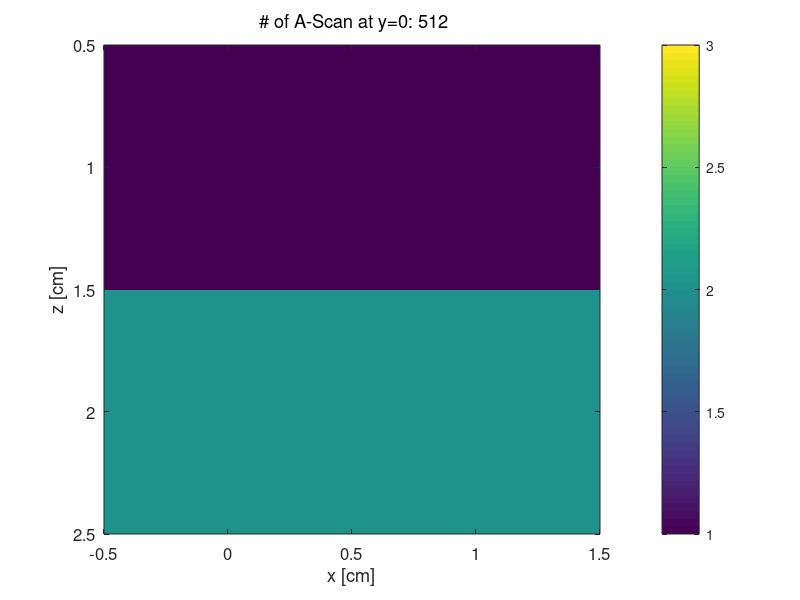

The MATLAB script that drew this image: (Note: this script raises an error after producing the figure.)
% RMT
% Description: This creates the tissue and simualtor parameters
%% Simulation Parameters


clear
format compact
clc
home

%%% USER CHOICES %%%%%%%% <-------- You must set these parameters ------
SAVEON      = 1;        % 1 = save myname_T.bin, myname_H.mci 
                        % 0 = don't save. Just check the program.

% Set Monte-Carlo environment size and time of simulation
cd('C:\Users\raphi\Documents\Doctorat\Uday simulation\data') % RMT files location
myname      = 'tissue';% Name of the saved file
time_min    = 1;      	% Time of the simulation if the number of photon is not specified.
Nphotons    = 1e7;      % Number of photons used in the simulation. Overwrites the time of simulation
Nbins       = 2;    	% # of bins in each dimension of cube Nbins     
binsize     = 1; 	    % size of each bin, eg. [mm] 

% Bias scattering parameters
a_coef      = 0.9;      % Biasing coefficient of the importance sampling
p           = 0.5;      % Probability of additional bias scattering.

% Detector parameters. The detector correspond to the beam at the exit of
% the imaging lens.
N_det       = 800;      % Number of detector in the simulation. They are positioned on a line Span_det long equaly spaced. It corresponds to the number of Alines in a Bscan.
span_det    = 1;        % Number of 
cos_accept  = 0.99619;  % Cosine of the accepted angle of photon being detected Bugged. Need to be added in the .c
det_radius  = 0.001;    % Radius of the detector [cm] at the detector (warning, in the case of OCT, this would be the beam radius at the imaging lens) Need to be added in the .c


% Set Monte Carlo launch flags
mcflag      = 1;     	% launch: 0 = uniform beam, 1 = Gaussian
launchflag  = 0;        % 0 = let mcxyz.c calculate launch trajectory
                        % 1 = manually set launch vector.
boundaryflag = 2;       % 0 = no boundaries, 1 = escape at boundaries
                        % 2 = escape at surface only. No x, y, bottom z
                        % boundaries

% Sets position of source
xs          = 0;      	% x of source
ys          = 0;        % y of source
zs          = 0.0001;  	% z of source zs  Must be inside the simulation

% Set position of focus, so mcxyz can calculate launch trajectory
xfocus      = 0;        % set x,position of focus
yfocus      = 0;        % set y,position of focus
zfocus      = inf;    	% set z,position of focus (=inf for collimated beam)

% only used if mcflag == 0 or 1 or 3 (not 2=isotropic pt.)
radius      = 0.0100;   % 1/e radius of beam at tissue surface
waist       = 2.08e-3;  % 1/e2 radius of beam at focus

% only used if launchflag == 1 (manually set launch trajectory):
ux0         = 0;      % trajectory projected onto x axis
uy0         = 0;      % trajectory projected onto y axis
uz0         = sqrt(1 - ux0^2 - uy0^2); % such that ux^2 + uy^2 + uz^2 = 1

%% Prepare Monte Carlo 


Nx = Nbins;
Ny = Nbins;
Nz = Nbins;
dx = binsize;
dy = binsize;
dz = binsize;
x  = ([1:Nx]'-Nx/2)*dx;
y  = ([1:Ny]'-Ny/2)*dy;
z  = [1:Nz]'*dz;
zmin = min(z);
zmax = max(z);
xmin = min(x);
xmax = max(x);

if isinf(zfocus), zfocus = 1e12; end

zsurf = 0.000; %position of air/skin surface

%% Create tissue

Nt = 3;

%Optical properties, absorption, dispersion and anisotropy. [mm]
muav(1)  = 0.0001;
musv(1)  = 0.0001;
gv(1)    = 0.99;
muav(2)  = 0.0577;
musv(2)  = 0.2965;
gv(2)    = 0.5;
muav(3)  = 1;
musv(3)  = 200;
gv(3)   = 0.8;

% Adding reflection chances
mr(1) = 0;
mr(2) = 0;
mr(3) = 0;

% Creating the tissue shape
T = double ( zeros (Ny ,Nx ,Nz));

%Assigning the tissue type
T(:) = 2;
T(:,:,1) = 1;

 
%% WRITE FILES
if SAVEON
    
    % convert T to linear array of integer values, v(i)i = 0;
    v = uint8(reshape(T,Ny*Nx*Nz,1));
    % Write myname_H.mci file
    %   which contains the Monte Carlo simulation parameters
    %   and specifies the tissue optical properties for each tissue type.
    commandwindow
    disp(sprintf('--------create %s --------',myname))
    filename = sprintf('%s_H.mci',myname);
    fid = fopen(filename,'w');
        % run parameters
        fprintf(fid,'%0.0f\n',time_min);
        fprintf(fid,'%0.0f\n',Nphotons);
        fprintf(fid,'%0.4f\n',a_coef);
        fprintf(fid,'%0.4f\n',p);
        fprintf(fid,'%0.0f\n',N_det);
        fprintf(fid,'%d\n'   ,Nx);
        fprintf(fid,'%d\n'   ,Ny);
        fprintf(fid,'%d\n'   ,Nz);
        fprintf(fid,'%0.6f\n',dx);
        fprintf(fid,'%0.6f\n',dy);
        fprintf(fid,'%0.6f\n',dz);
        % launch parameters
        fprintf(fid,'%d\n'   ,mcflag);
        fprintf(fid,'%d\n'   ,launchflag);
        fprintf(fid,'%d\n'   ,boundaryflag);
        fprintf(fid,'%0.4f\n',xs);
        fprintf(fid,'%0.4f\n',ys);
        fprintf(fid,'%0.4f\n',zs);
        fprintf(fid,'%0.4f\n',xfocus);
        fprintf(fid,'%0.4f\n',yfocus);
        fprintf(fid,'%0.4f\n',zfocus);
        fprintf(fid,'%0.4f\n',ux0); % if manually setting ux,uy,uz
        fprintf(fid,'%0.4f\n',uy0);
        fprintf(fid,'%0.4f\n',uz0);
        fprintf(fid,'%0.4f\n',radius);
        fprintf(fid,'%0.4f\n',waist);
        fprintf(fid,'%0.4f\n',zsurf)
        % tissue optical properties
        fprintf(fid,'%d\n',Nt);
        for i=1:Nt
            fprintf(fid,'%0.4f\n',muav(i));
            fprintf(fid,'%0.4f\n',musv(i));
            fprintf(fid,'%0.4f\n',gv(i));
            %fprintf(fid,'%0.4f\n',nr(i));
            %fprintf(fid,'%0.4f\n',mr(i));
        end
    fclose(fid);

    % write myname_T.bin file
    filename = sprintf('%s_T.bin',myname);
    disp(['create ' filename])
    fid = fopen(filename,'wb');
    fwrite(fid,v,'uint8');
    fclose(fid);

    
end % SAVEON


%% Look at structure of Tzx at iy=Ny/2
Txzy = shiftdim(T,1);   % Tyxz --> Txzy
Tzx  = Txzy(:,:,round(Ny/2))'; % Tzx

figure(2); clf
sz = 12;  fz = 10; 
imagesc(x,z,Tzx,[1 Nt])
hold on
set(gca,'fontsize',sz)
xlabel('x [cm]')
ylabel('z [cm]')
title('\rm # of A-Scan at y=0: 512')
colorbar
cmap = makecmap(Nt);
colormap(cmap)
set(colorbar,'fontsize',1)
% label colorbar
zdiff = zmax-zmin;

disp('done')

